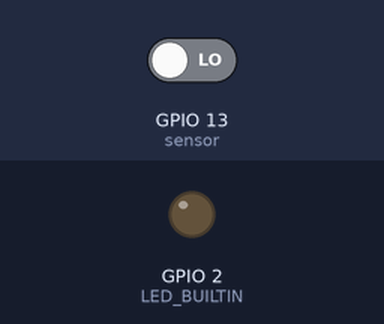
Recording of a sketch running on a simulated ESP8266 (NodeMCU). On the bench: output pins drawn as LEDs (lit = HIGH, except the on-board LED, lit = LOW). The test bench sets the inputs (shaded band); at power-on: GPIO 13 (sensor) LOW. WiFi joins after 1.5 s; servers stay silent unless stated; uploads are accepted with an empty reply; not simulated (calls return 0 or success): secrets.h; what the sketch prints to the serial monitor is not drawn.

Above: at 2.7 s.
2.8 s: GPIO 13 (sensor) driven HIGH
At 4.3 s:
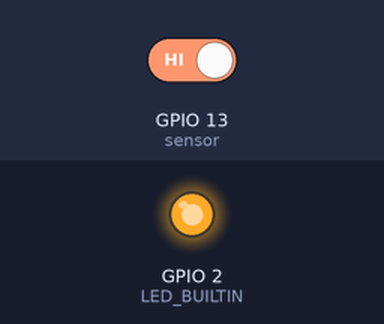
5.2 s: GPIO 13 (sensor) driven LOW
At 8.0 s:
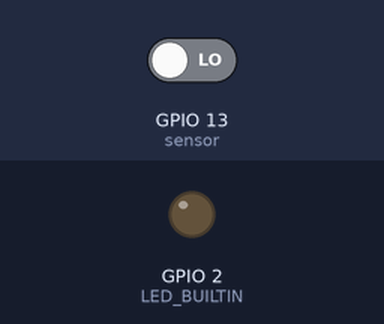
Timing chart, 0 to 9.5 s (numbered marks = the images above; inputs shaded):
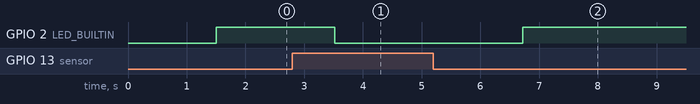

Measured:
- after the input at 2.8 s, GPIO 2 (LED_BUILTIN): HIGH → LOW after 0.72 s
- after the input at 5.2 s, GPIO 2 (LED_BUILTIN): LOW → HIGH after 1.5 s

The sketch:

motion-sensor.ino
```cpp
#include <ESP8266WiFi.h>
#include <ESP8266HTTPClient.h>
#include <WiFiClient.h>
#include "secrets.h"

int sensor = 13;
const char* ssid = SSID;
const char* password = PASSWORD;
const char* get_endpoint = "http://192.168.1.157:8080";
const char* post_endpoint = "http://192.168.1.157:8080/echo";

void make_post_request() {
  WiFiClient client;
  HTTPClient http;
  http.begin(client, post_endpoint);
  http.addHeader("Content-Type", "application/json");
  int httpResponseCode = http.POST("{\"msg\":\"motion detected!\"}");
  Serial.print("HTTP Response code: ");
  Serial.println(httpResponseCode);
  http.end();
}

void make_get_request() {
  WiFiClient client;
  HTTPClient http;
  http.begin(client, get_endpoint);
  int httpResponseCode = http.GET();
  if (httpResponseCode > 0) {
    Serial.print("HTTP Response code: ");
    Serial.println(httpResponseCode);
    String payload = http.getString();
    Serial.println(payload);
  }
  else {
    Serial.print("Error code: ");
    Serial.println(httpResponseCode);
  }
  http.end();
}

// the setup function runs once when you press reset or power the board
void setup() {
  Serial.begin(9600);
  WiFi.begin(ssid, password);
  Serial.println("Connecting");
  while(WiFi.status() != WL_CONNECTED) {
    delay(500);
    Serial.print(".");
  }
  Serial.println("");
  Serial.print("Connected to WiFi network with IP Address: ");
  Serial.println(WiFi.localIP());
  pinMode(sensor, INPUT);
  pinMode(LED_BUILTIN, OUTPUT);
}

// the loop function runs over and over again forever
void loop() {
  long state = digitalRead(sensor);
  if (state == HIGH) {
    digitalWrite(LED_BUILTIN, LOW);
    Serial.println("Motion detected!");
    make_post_request();
    delay(3000);
  } else {
    digitalWrite(LED_BUILTIN, HIGH);
    Serial.println("No Motion detected!");
    delay(1000);
  }
}
```
